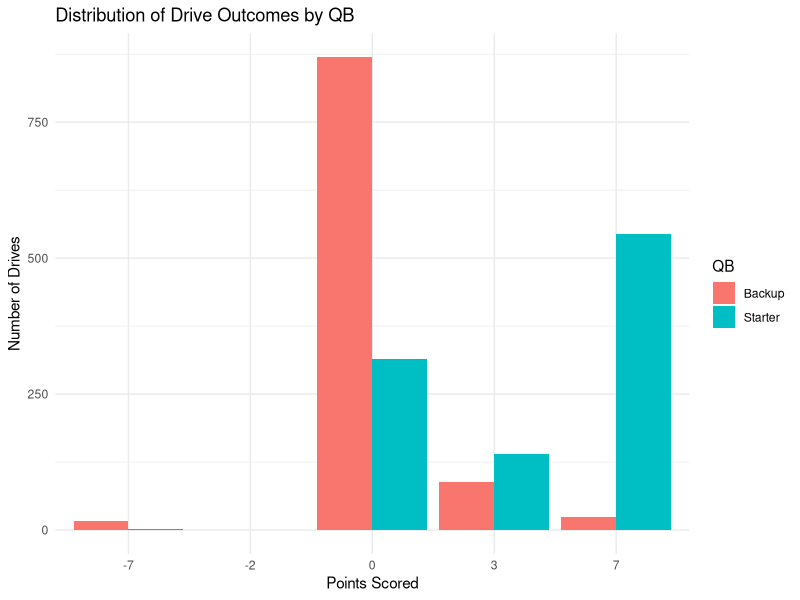
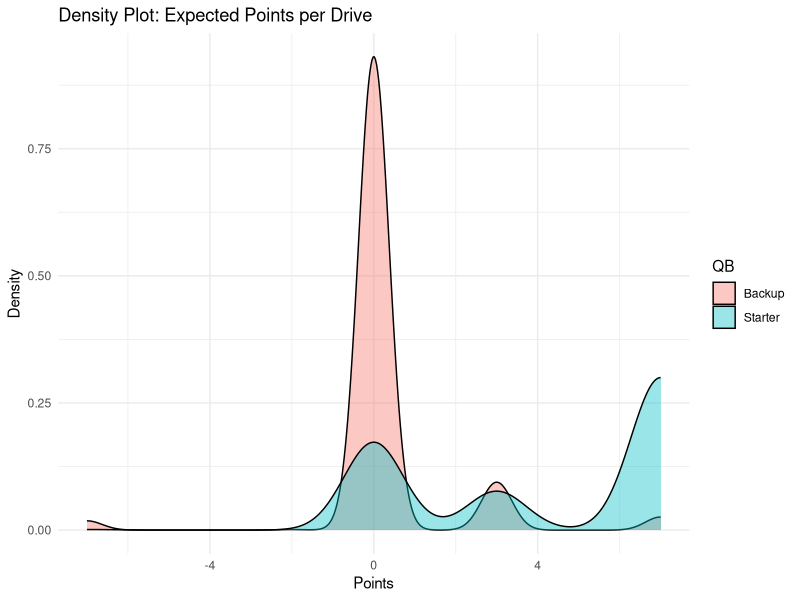
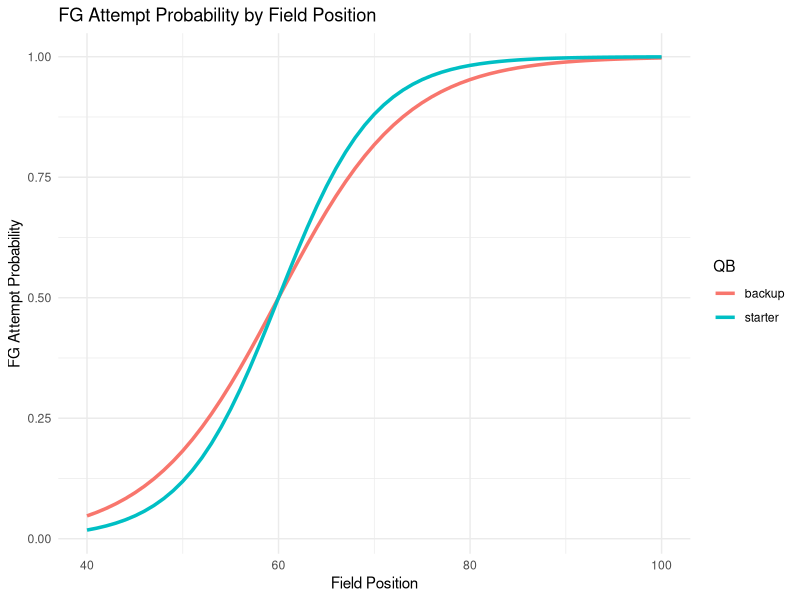

Recreate these plots in R, in order.
library(dplyr)
library(ggplot2)
library(tidyr)

set.seed(4800)

# DEFINE QB PROFILES
starter <- list(
  name = "Starter",
  pass_prob = 0.6, #prob of choosing a pass play
  pass_yards_mean = 7, #avg yards gained on pass plays
  pass_yards_sd = 4, #sd of pass yards
  run_yards_mean = 4, #avg yards gained on run plays
  run_yards_sd = 3, #sd of run yards
  turnover_prob = 0.02, #prob of a turnover per play
  pick6_prob = 0.01, #prob that a turnover is a pick-6
  punt_prob = 0.9, #prob of punting on 4th down if not going for FG
  fg_make_prob = 0.85, #prob of making FG
  theta_fg = 0.2 #logisitic curve parameter for fg attempt
)

backup <- list(
  name = "Backup",
  pass_prob = 0.55,
  pass_yards_mean = 4,
  pass_yards_sd = 4,
  run_yards_mean = 2.5,
  run_yards_sd = 3,
  turnover_prob = 0.08,
  pick6_prob = 0.04,
  punt_prob = 0.95,
  fg_make_prob = 0.85, #keep same as the starter bc out of backups control
  theta_fg = 0.15
)

# SIMULATE ONE DRIVE
simulate_drive_combined <- function(qb_profile) {
  #setting a random starting field position between 10-40 yards
  field_pos <- sample(10:40, 1)
  start_pos <- field_pos
  down <- 1
  yards_to_go <- 10
  points <- 0
  play_num <- 1
  scored <- 0
  
  # making a play log for the drive, has a full play-by-play of one drive
  play_log <- data.frame(
    play_num = numeric(), down = numeric(), yards_to_go = numeric(),
    play_call = character(), yards = numeric(), field_pos = numeric(), result = character()
  )
 
  while (TRUE) {
    # play-calling based on down/yards_to_go
    if (yards_to_go > 7 & down >= 3) {
      # pass on 3rd and long or 4th and long
      play_call <- "pass"
    } else {
      play_call <- sample(c("pass", "run"), 1, prob = c(qb_profile$pass_prob, 1 - qb_profile$pass_prob))
    }
    
    # adjust yards gained based on field position
    pass_mean <- qb_profile$pass_yards_mean
    pass_sd <- qb_profile$pass_yards_sd
    run_mean <- qb_profile$run_yards_mean
    run_sd <- qb_profile$run_yards_sd
    
    if (field_pos <= 20) {  # conservative when deep in own territory
      pass_mean <- pass_mean - 1
    } else if (field_pos >= 80) {  # tighter play-calling near goal
      pass_mean <- pass_mean - 2
      run_mean <- run_mean - 1
    }
    
    # sample yards gained
    yards <- if (play_call == "pass") {
      rnorm(1, pass_mean, pass_sd)
    } else {
      rnorm(1, run_mean, run_sd)
    }
    
    # check if there was a safety
    if (field_pos + yards < 0) {
      points <- -2
      result <- "Safety"
      play_log <- rbind(play_log, data.frame(play_num, down, yards_to_go, play_call, yards, field_pos = 0, result))
      break
    }
    
    # update the field position
    turnover <- rbinom(1, 1, qb_profile$turnover_prob)
    result <- "Play"
    field_pos <- field_pos + yards
    
    if (field_pos >= 100) {
      points <- 7
      result <- "Touchdown"
      scored <- 1
    } else if (turnover == 1) {
      if (runif(1) < qb_profile$pick6_prob) { # if pick-6
        points <- -7
        result <- "Pick 6"
      } else { # "normal" turnover
        result <- "Turnover"
      }
    } else if (down == 4 && yards < yards_to_go) {
      fg_attempt_prob <- 1 / (1 + exp(-qb_profile$theta_fg * (field_pos - 60)))
      attempt_fg <- runif(1) < fg_attempt_prob
      
      if (attempt_fg) {
        made_fg <- runif(1) < qb_profile$fg_make_prob
        result <- ifelse(made_fg, "Field Goal Good", "Field Goal Missed")
        points <- ifelse(made_fg, 3, 0)
        if (points > 0) scored <- 1
      } else if (runif(1) < qb_profile$punt_prob) {
        result <- "Punt"
      } else {
        result <- "Go For It"
      }
    }
    
    play_log <- rbind(play_log, data.frame(play_num, down, yards_to_go, play_call, yards, field_pos, result))
    
    # if there is scoring or the drive ends, break the loop
    if (result %in% c("Touchdown", "Pick 6", "Turnover", "Field Goal Good", "Field Goal Missed", "Punt", "Safety")) {
      break
    }
    
    # otherwise, update the down and distance
    if (yards >= yards_to_go) {
      down <- 1
      yards_to_go <- 10
    } else {
      down <- down + 1
      yards_to_go <- yards_to_go - yards
      if (down > 4) {
        result <- "Turnover on Downs"
        play_log <- rbind(play_log, data.frame(play_num = play_num + 1, down, yards_to_go, play_call = NA,
                                     yards = NA, field_pos, result))
        break
      }
    }
    play_num <- play_num + 1
  }
  
  return(list(points = points, scored = scored, start_pos = start_pos, play_log = play_log))
}

# SIMULATE MULTIPLE DRIVES
simulate_many_drives <- function(qb_profile, n = 1000) {
  results <- data.frame(drive = 1:n, points = NA, scored = NA, start_pos = NA)
  logs <- list()
  
  for (i in 1:n) {
    sim <- simulate_drive_combined(qb_profile)
    results$points[i] <- sim$points
    results$scored[i] <- sim$scored
    results$start_pos[i] <- sim$start_pos
    logs[[i]] <- sim$play_log
  }
  
  results$QB <- qb_profile$name
  return(list(summary = results, logs = logs))
}

# RUN SIMULATIONS
starter_sim <- simulate_many_drives(starter) # simulate 1000 drives for starter
backup_sim <- simulate_many_drives(backup) #simulate 1000 drives for backup
combined_results <- bind_rows(starter_sim$summary, backup_sim$summary)

# shows the play_log for one drive
starter_sim$logs[[1]]

# show the points distribution
combined_results %>% 
  group_by(QB, points) %>%
  summarise(n = n()) %>%
  arrange(QB, desc(points))

# bar plot of the points distribution
combined_results %>%
  group_by(QB, points) %>%
  summarise(n = n()) %>%
  ggplot(aes(x = as.factor(points), y = n, fill = QB)) +
  geom_bar(stat = "identity", position = "dodge") +
  labs(x = "Points Scored", y = "Number of Drives", title = "Distribution of Drive Outcomes by QB") +
  theme_minimal()

# density plot of the points distribution
ggplot(combined_results, aes(x = points, fill = QB)) +
  geom_density(alpha = 0.4) +
  labs(title = "Density Plot: Expected Points per Drive", x = "Points", y = "Density") +
  theme_minimal()


# SUMMARY TABLE
summary_table <- combined_results %>%
  group_by(QB) %>%
  summarise(
    Mean_EP = mean(points),
    SD_EP = sd(points),
    Median_EP = median(points),
    Pct_Neg7 = mean(points == -7),
    Pct_0 = mean(points == 0),
    Pct_3 = mean(points == 3),
    Pct_7 = mean(points == 7)
  )

#avg points, spread, % of different outcomes for each QB
print(summary_table)


# LOGISTIC REGRESSION
combined_results$scored <- as.factor(combined_results$scored)
logit_model <- glm(scored ~ start_pos + QB, data = combined_results, family = binomial)
summary(logit_model)

# starter qbs are more likely to score than backups
# better starting field position improves scoring odds

# FG ATTEMPT LOGISTIC CURVE PLOT
field_pos_seq <- seq(40, 100, by = 1)
curve_df <- data.frame(
  field_pos = field_pos_seq,
  starter_fg_attempt_prob = 1 / (1 + exp(-starter$theta_fg * (field_pos_seq - 60))),
  backup_fg_attempt_prob = 1 / (1 + exp(-backup$theta_fg * (field_pos_seq - 60)))
)

curve_long <- pivot_longer(curve_df, cols = -field_pos, names_to = "QB", values_to = "fg_attempt_prob")
curve_long$QB <- gsub("_fg_attempt_prob", "", curve_long$QB)

ggplot(curve_long, aes(x = field_pos, y = fg_attempt_prob, color = QB)) +
  geom_line(size = 1.2) +
  labs(title = "FG Attempt Probability by Field Position",
       x = "Field Position", y = "FG Attempt Probability") +
  theme_minimal()

